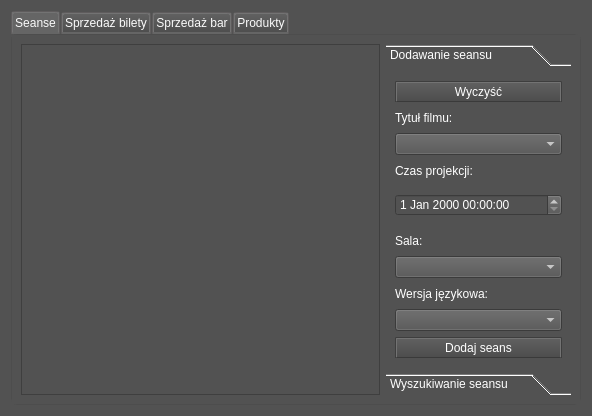
<?xml version="1.0" encoding="UTF-8"?>
<ui version="4.0">
 <class>okno_kierownik</class>
 <widget class="QWidget" name="okno_kierownik">
  <property name="geometry">
   <rect>
    <x>0</x>
    <y>0</y>
    <width>592</width>
    <height>416</height>
   </rect>
  </property>
  <property name="windowTitle">
   <string>Form</string>
  </property>
  <property name="styleSheet">
   <string notr="true">/*
ElegantDark Style Sheet for QT Applications
Author: Jaime A. Quiroga P.
Company: GTRONICK
Last updated: 17/04/2018
Available at: https://github.com/GTRONICK/QSS/blob/master/ElegantDark.qss
*/
QWidget {
	background-color:rgb(82, 82, 82);
}
QDialog {
background-color:rgb(82, 82, 82);
	color: rgb(255, 255, 255);
}
QMessageBox {
    background-color: rgb(82, 82, 82);
}
QTextEdit {
	background-color:rgb(82, 82, 82);
	color: rgb(255, 255, 255);
}
QToolBox::tab{
color: rgb(255,255,255);
}
QTableView {
background-color:rgb(82, 82, 82);
color: rgb(255,255,255);
}
QComboBox {
color: rgb(255, 255, 255);
}
QListView
{
    color: rgb(255, 255, 255);
}
QDateTimeEdit{
 color: rgb(255, 255, 255);
}
QDateEdit{
 color: rgb(255, 255, 255);
}
QSpinBox{
 color: rgb(255, 255, 255);
}
QPushButton{
	border-style: outset;
	border-width: 2px;
	border-top-color: qlineargradient(spread:pad, x1:0.5, y1:0.6, x2:0.5, y2:0.4, stop:0 rgba(115, 115, 115, 255), stop:1 rgba(62, 62, 62, 255));
	border-right-color: qlineargradient(spread:pad, x1:0.4, y1:0.5, x2:0.6, y2:0.5, stop:0 rgba(115, 115, 115, 255), stop:1 rgba(62, 62, 62, 255));
	border-left-color: qlineargradient(spread:pad, x1:0.6, y1:0.5, x2:0.4, y2:0.5, stop:0 rgba(115, 115, 115, 255), stop:1 rgba(62, 62, 62, 255));
	border-bottom-color: rgb(58, 58, 58);
	border-bottom-width: 1px;
	border-style: solid;
	color: rgb(255, 255, 255);
	padding: 2px;
	background-color: qlineargradient(spread:pad, x1:0.5, y1:1, x2:0.5, y2:0, stop:0 rgba(77, 77, 77, 255), stop:1 rgba(97, 97, 97, 255));
}
QPushButton:hover{
	border-style: outset;
	border-width: 2px;
	border-top-color: qlineargradient(spread:pad, x1:0.5, y1:0.6, x2:0.5, y2:0.4, stop:0 rgba(180, 180, 180, 255), stop:1 rgba(110, 110, 110, 255));
	border-right-color: qlineargradient(spread:pad, x1:0.4, y1:0.5, x2:0.6, y2:0.5, stop:0 rgba(180, 180, 180, 255), stop:1 rgba(110, 110, 110, 255));
	border-left-color: qlineargradient(spread:pad, x1:0.6, y1:0.5, x2:0.4, y2:0.5, stop:0 rgba(180, 180, 180, 255), stop:1 rgba(110, 110, 110, 255));
	border-bottom-color: rgb(115, 115, 115);
	border-bottom-width: 1px;
	border-style: solid;
	color: rgb(255, 255, 255);
	padding: 2px;
	background-color: qlineargradient(spread:pad, x1:0.5, y1:1, x2:0.5, y2:0, stop:0 rgba(107, 107, 107, 255), stop:1 rgba(157, 157, 157, 255));
}
QPushButton:pressed{
	border-style: outset;
	border-width: 2px;
	border-top-color: qlineargradient(spread:pad, x1:0.5, y1:0.6, x2:0.5, y2:0.4, stop:0 rgba(62, 62, 62, 255), stop:1 rgba(22, 22, 22, 255));
	border-right-color: qlineargradient(spread:pad, x1:0.4, y1:0.5, x2:0.6, y2:0.5, stop:0 rgba(115, 115, 115, 255), stop:1 rgba(62, 62, 62, 255));
	border-left-color: qlineargradient(spread:pad, x1:0.6, y1:0.5, x2:0.4, y2:0.5, stop:0 rgba(115, 115, 115, 255), stop:1 rgba(62, 62, 62, 255));
	border-bottom-color: rgb(58, 58, 58);
	border-bottom-width: 1px;
	border-style: solid;
	color: rgb(255, 255, 255);
	padding: 2px;
	background-color: qlineargradient(spread:pad, x1:0.5, y1:1, x2:0.5, y2:0, stop:0 rgba(77, 77, 77, 255), stop:1 rgba(97, 97, 97, 255));
}
QPushButton:disabled{
	border-style: outset;
	border-width: 2px;
	border-top-color: qlineargradient(spread:pad, x1:0.5, y1:0.6, x2:0.5, y2:0.4, stop:0 rgba(115, 115, 115, 255), stop:1 rgba(62, 62, 62, 255));
	border-right-color: qlineargradient(spread:pad, x1:0.4, y1:0.5, x2:0.6, y2:0.5, stop:0 rgba(115, 115, 115, 255), stop:1 rgba(62, 62, 62, 255));
	border-left-color: qlineargradient(spread:pad, x1:0.6, y1:0.5, x2:0.4, y2:0.5, stop:0 rgba(115, 115, 115, 255), stop:1 rgba(62, 62, 62, 255));
	border-bottom-color: rgb(58, 58, 58);
	border-bottom-width: 1px;
	border-style: solid;
	color: rgb(0, 0, 0);
	padding: 2px;
	background-color: qlineargradient(spread:pad, x1:0.5, y1:1, x2:0.5, y2:0, stop:0 rgba(57, 57, 57, 255), stop:1 rgba(77, 77, 77, 255));
}
QLineEdit {
	border-width: 1px; border-radius: 4px;
	border-color: rgb(58, 58, 58);
	border-style: inset;
	padding: 0 8px;
	color: rgb(255, 255, 255);
	background:rgb(100, 100, 100);
	selection-background-color: rgb(187, 187, 187);
	selection-color: rgb(60, 63, 65);
}
QLabel {
	color:rgb(255,255,255);	
}
QProgressBar {
	text-align: center;
	color: rgb(240, 240, 240);
	border-width: 1px; 
	border-radius: 10px;
	border-color: rgb(58, 58, 58);
	border-style: inset;
	background-color:rgb(77,77,77);
}
QProgressBar::chunk {
	background-color: qlineargradient(spread:pad, x1:0.5, y1:0.7, x2:0.5, y2:0.3, stop:0 rgba(87, 97, 106, 255), stop:1 rgba(93, 103, 113, 255));
	border-radius: 5px;
}
QMenuBar {
	background:rgb(82, 82, 82);
}
QMenuBar::item {
	color:rgb(223,219,210);
	spacing: 3px;
	padding: 1px 4px;
	background: transparent;
}

QMenuBar::item:selected {
	background:rgb(115, 115, 115);
}
QMenu::item:selected {
	color:rgb(255,255,255);
	border-width:2px;
	border-style:solid;
	padding-left:18px;
	padding-right:8px;
	padding-top:2px;
	padding-bottom:3px;
	background:qlineargradient(spread:pad, x1:0.5, y1:0.7, x2:0.5, y2:0.3, stop:0 rgba(87, 97, 106, 255), stop:1 rgba(93, 103, 113, 255));
	border-top-color: qlineargradient(spread:pad, x1:0.5, y1:0.6, x2:0.5, y2:0.4, stop:0 rgba(115, 115, 115, 255), stop:1 rgba(62, 62, 62, 255));
	border-right-color: qlineargradient(spread:pad, x1:0.4, y1:0.5, x2:0.6, y2:0.5, stop:0 rgba(115, 115, 115, 255), stop:1 rgba(62, 62, 62, 255));
	border-left-color: qlineargradient(spread:pad, x1:0.6, y1:0.5, x2:0.4, y2:0.5, stop:0 rgba(115, 115, 115, 255), stop:1 rgba(62, 62, 62, 255));
	border-bottom-color: rgb(58, 58, 58);
	border-bottom-width: 1px;
}
QMenu::item {
	color:rgb(223,219,210);
	background-color:rgb(78,78,78);
	padding-left:20px;
	padding-top:4px;
	padding-bottom:4px;
	padding-right:10px;
}
QMenu{
	background-color:rgb(78,78,78);
}
QTabWidget {
	color:rgb(0,0,0);
	background-color:rgb(247,246,246);
}
QTabWidget::pane {
		border-color: rgb(77,77,77);
		background-color:rgb(101,101,101);
		border-style: solid;
		border-width: 1px;
    	border-radius: 6px;
}
QTabBar::tab {
	padding:2px;
	color:rgb(250,250,250);
  	background-color: qlineargradient(spread:pad, x1:0.5, y1:1, x2:0.5, y2:0, stop:0 rgba(77, 77, 77, 255), stop:1 rgba(97, 97, 97, 255));
	border-style: solid;
	border-width: 2px;
  	border-top-right-radius:4px;
   border-top-left-radius:4px;
	border-top-color: qlineargradient(spread:pad, x1:0.5, y1:0.6, x2:0.5, y2:0.4, stop:0 rgba(115, 115, 115, 255), stop:1 rgba(95, 92, 93, 255));
	border-right-color: qlineargradient(spread:pad, x1:0.4, y1:0.5, x2:0.6, y2:0.5, stop:0 rgba(115, 115, 115, 255), stop:1 rgba(95, 92, 93, 255));
	border-left-color: qlineargradient(spread:pad, x1:0.6, y1:0.5, x2:0.4, y2:0.5, stop:0 rgba(115, 115, 115, 255), stop:1 rgba(95, 92, 93, 255));
	border-bottom-color: rgb(101,101,101);
}
QTabBar::tab:selected, QTabBar::tab:last:selected, QTabBar::tab:hover {
  	background-color:rgb(101,101,101);
  	margin-left: 0px;
  	margin-right: 1px;
}
QTabBar::tab:!selected {
    	margin-top: 1px;
		margin-right: 1px;
}
QCheckBox {
	color:rgb(223,219,210);
	padding: 2px;
}
QCheckBox:hover {
	border-radius:4px;
	border-style:solid;
	padding-left: 1px;
	padding-right: 1px;
	padding-bottom: 1px;
	padding-top: 1px;
	border-width:1px;
	border-color: rgb(87, 97, 106);
	background-color:qlineargradient(spread:pad, x1:0.5, y1:0.7, x2:0.5, y2:0.3, stop:0 rgba(87, 97, 106, 150), stop:1 rgba(93, 103, 113, 150));
}
QCheckBox::indicator:checked {
	border-radius:4px;
	border-style:solid;
	border-width:1px;
	border-color: rgb(180,180,180);
  	background-color:qlineargradient(spread:pad, x1:0.5, y1:0.7, x2:0.5, y2:0.3, stop:0 rgba(87, 97, 106, 255), stop:1 rgba(93, 103, 113, 255));
}
QCheckBox::indicator:unchecked {
	border-radius:4px;
	border-style:solid;
	border-width:1px;
	border-color: rgb(87, 97, 106);
  	background-color:rgb(255,255,255);
}
QStatusBar {
	color:rgb(240,240,240);
}
</string>
  </property>
  <layout class="QGridLayout" name="gridLayout">
   <item row="0" column="0">
    <widget class="QTabWidget" name="tabWidget">
     <property name="minimumSize">
      <size>
       <width>570</width>
       <height>0</height>
      </size>
     </property>
     <property name="currentIndex">
      <number>0</number>
     </property>
     <widget class="QWidget" name="tab">
      <attribute name="title">
       <string>Seanse</string>
      </attribute>
      <layout class="QGridLayout" name="gridLayout_4">
       <item row="0" column="0">
        <widget class="QTableView" name="tableViewSeanse"/>
       </item>
       <item row="0" column="1">
        <widget class="QToolBox" name="toolBox">
         <property name="minimumSize">
          <size>
           <width>185</width>
           <height>0</height>
          </size>
         </property>
         <property name="maximumSize">
          <size>
           <width>185</width>
           <height>16777215</height>
          </size>
         </property>
         <property name="font">
          <font>
           <weight>50</weight>
           <italic>false</italic>
           <bold>false</bold>
          </font>
         </property>
         <property name="currentIndex">
          <number>0</number>
         </property>
         <widget class="QWidget" name="page">
          <property name="geometry">
           <rect>
            <x>0</x>
            <y>0</y>
            <width>185</width>
            <height>283</height>
           </rect>
          </property>
          <attribute name="label">
           <string>Dodawanie seansu</string>
          </attribute>
          <layout class="QGridLayout" name="gridLayout_2">
           <item row="1" column="0" colspan="2">
            <widget class="QLabel" name="labelTytul">
             <property name="text">
              <string>Tytuł filmu:</string>
             </property>
            </widget>
           </item>
           <item row="2" column="0" colspan="2">
            <widget class="QComboBox" name="comboBoxTytul"/>
           </item>
           <item row="8" column="0" colspan="2">
            <widget class="QLabel" name="labelDzwiek">
             <property name="text">
              <string>Wersja językowa:</string>
             </property>
            </widget>
           </item>
           <item row="9" column="0" colspan="2">
            <widget class="QComboBox" name="comboBoxDzwiek"/>
           </item>
           <item row="10" column="0" colspan="2">
            <widget class="QPushButton" name="pushButtonDodajSeans">
             <property name="text">
              <string>Dodaj seans</string>
             </property>
            </widget>
           </item>
           <item row="4" column="0" rowspan="2" colspan="2">
            <widget class="QDateTimeEdit" name="dateTimeEdit"/>
           </item>
           <item row="3" column="0" colspan="2">
            <widget class="QLabel" name="labelCzas">
             <property name="text">
              <string>Czas projekcji:</string>
             </property>
            </widget>
           </item>
           <item row="7" column="0" colspan="2">
            <widget class="QComboBox" name="comboBoxSala"/>
           </item>
           <item row="6" column="0">
            <widget class="QLabel" name="labelSala">
             <property name="text">
              <string>Sala:</string>
             </property>
            </widget>
           </item>
           <item row="0" column="0" colspan="2">
            <widget class="QPushButton" name="pushButtonWyczysc">
             <property name="text">
              <string>Wyczyść</string>
             </property>
            </widget>
           </item>
          </layout>
         </widget>
         <widget class="QWidget" name="page_2">
          <property name="geometry">
           <rect>
            <x>0</x>
            <y>0</y>
            <width>177</width>
            <height>315</height>
           </rect>
          </property>
          <attribute name="label">
           <string>Wyszukiwanie seansu</string>
          </attribute>
          <layout class="QGridLayout" name="gridLayout_3">
           <item row="0" column="0" colspan="3">
            <widget class="QPushButton" name="pushButtonWyczysc2">
             <property name="text">
              <string>Wyczyść</string>
             </property>
            </widget>
           </item>
           <item row="1" column="0" colspan="2">
            <widget class="QLabel" name="labelTytul_2">
             <property name="text">
              <string>Tytuł filmu</string>
             </property>
            </widget>
           </item>
           <item row="3" column="0">
            <widget class="QLabel" name="label">
             <property name="text">
              <string>Od:</string>
             </property>
            </widget>
           </item>
           <item row="3" column="1" colspan="2">
            <widget class="QDateTimeEdit" name="dateTimeEditCzasOd">
             <property name="maximumSize">
              <size>
               <width>123</width>
               <height>16777215</height>
              </size>
             </property>
            </widget>
           </item>
           <item row="4" column="0">
            <widget class="QLabel" name="label_2">
             <property name="text">
              <string>Do:</string>
             </property>
            </widget>
           </item>
           <item row="4" column="1" colspan="2">
            <widget class="QDateTimeEdit" name="dateTimeEditCzasDo">
             <property name="maximumSize">
              <size>
               <width>123</width>
               <height>16777215</height>
              </size>
             </property>
            </widget>
           </item>
           <item row="5" column="0">
            <widget class="QLabel" name="labelSala_2">
             <property name="text">
              <string>Sala</string>
             </property>
            </widget>
           </item>
           <item row="7" column="0" colspan="3">
            <widget class="QLabel" name="labelDzwiek_2">
             <property name="text">
              <string>Wersja językowa:</string>
             </property>
            </widget>
           </item>
           <item row="8" column="0" colspan="3">
            <widget class="QComboBox" name="comboBoxDzwiek2"/>
           </item>
           <item row="9" column="0" colspan="3">
            <widget class="QPushButton" name="pushButtonWyszukaj">
             <property name="text">
              <string>Znajdź </string>
             </property>
            </widget>
           </item>
           <item row="10" column="0">
            <widget class="QLabel" name="label_3">
             <property name="text">
              <string>ID:</string>
             </property>
            </widget>
           </item>
           <item row="10" column="1">
            <widget class="QLineEdit" name="lineEdit">
             <property name="maximumSize">
              <size>
               <width>41</width>
               <height>16777215</height>
              </size>
             </property>
            </widget>
           </item>
           <item row="10" column="2">
            <widget class="QPushButton" name="pushButtonUsunSeans">
             <property name="maximumSize">
              <size>
               <width>61</width>
               <height>16777215</height>
              </size>
             </property>
             <property name="text">
              <string>Usuń</string>
             </property>
            </widget>
           </item>
           <item row="2" column="0" colspan="3">
            <widget class="QComboBox" name="comboBoxTytul2"/>
           </item>
           <item row="6" column="0" colspan="3">
            <widget class="QComboBox" name="comboBoxSala2"/>
           </item>
          </layout>
         </widget>
        </widget>
       </item>
      </layout>
     </widget>
     <widget class="QWidget" name="tab_2">
      <attribute name="title">
       <string>Sprzedaż bilety</string>
      </attribute>
      <layout class="QGridLayout" name="gridLayout_6">
       <item row="0" column="0">
        <widget class="QTableView" name="tableViewBilety"/>
       </item>
       <item row="0" column="1" rowspan="2">
        <widget class="QGroupBox" name="groupBox">
         <property name="minimumSize">
          <size>
           <width>189</width>
           <height>0</height>
          </size>
         </property>
         <property name="maximumSize">
          <size>
           <width>189</width>
           <height>16777215</height>
          </size>
         </property>
         <property name="title">
          <string/>
         </property>
         <layout class="QGridLayout" name="gridLayout_5">
          <item row="6" column="0" colspan="3">
           <widget class="QLabel" name="label_7">
            <property name="text">
             <string>ID seansu:</string>
            </property>
           </widget>
          </item>
          <item row="3" column="0" colspan="2">
           <widget class="QLabel" name="label_8">
            <property name="text">
             <string>Czas:</string>
            </property>
           </widget>
          </item>
          <item row="4" column="1" colspan="3">
           <widget class="QDateTimeEdit" name="dateTimeEditBiletyOd"/>
          </item>
          <item row="4" column="0">
           <widget class="QLabel" name="label_5">
            <property name="text">
             <string>Od:</string>
            </property>
           </widget>
          </item>
          <item row="0" column="0" colspan="4">
           <widget class="QPushButton" name="pushButtonWyczysc3">
            <property name="text">
             <string>Wyczyść</string>
            </property>
           </widget>
          </item>
          <item row="7" column="0" colspan="4">
           <widget class="QLineEdit" name="lineEditIdSeansu"/>
          </item>
          <item row="5" column="0">
           <widget class="QLabel" name="label_6">
            <property name="text">
             <string>Do:</string>
            </property>
           </widget>
          </item>
          <item row="2" column="0" colspan="4">
           <widget class="QComboBox" name="comboBoxTytul3"/>
          </item>
          <item row="5" column="1" colspan="3">
           <widget class="QDateTimeEdit" name="dateTimeEditBiletyDo"/>
          </item>
          <item row="8" column="0" colspan="4">
           <widget class="QPushButton" name="pushButtonSprawdz">
            <property name="text">
             <string>Sprawdź</string>
            </property>
           </widget>
          </item>
          <item row="1" column="0">
           <widget class="QLabel" name="label_4">
            <property name="text">
             <string>Tytuł:</string>
            </property>
           </widget>
          </item>
          <item row="1" column="3">
           <widget class="QCheckBox" name="checkBoxTytul">
            <property name="text">
             <string/>
            </property>
           </widget>
          </item>
          <item row="6" column="3">
           <widget class="QCheckBox" name="checkBoxIdSeansu">
            <property name="text">
             <string/>
            </property>
           </widget>
          </item>
          <item row="3" column="3">
           <widget class="QCheckBox" name="checkBoxCzas">
            <property name="text">
             <string/>
            </property>
           </widget>
          </item>
         </layout>
        </widget>
       </item>
       <item row="1" column="0">
        <widget class="QTextBrowser" name="textBrowser">
         <property name="maximumSize">
          <size>
           <width>16777215</width>
           <height>71</height>
          </size>
         </property>
        </widget>
       </item>
      </layout>
     </widget>
     <widget class="QWidget" name="tab_3">
      <attribute name="title">
       <string>Sprzedaż bar</string>
      </attribute>
      <layout class="QGridLayout" name="gridLayout_8">
       <item row="0" column="0">
        <widget class="QTableView" name="tableView"/>
       </item>
       <item row="0" column="1" rowspan="2">
        <widget class="QGroupBox" name="groupBox_2">
         <property name="minimumSize">
          <size>
           <width>189</width>
           <height>0</height>
          </size>
         </property>
         <property name="maximumSize">
          <size>
           <width>189</width>
           <height>16777215</height>
          </size>
         </property>
         <property name="title">
          <string/>
         </property>
         <layout class="QGridLayout" name="gridLayout_7">
          <item row="1" column="0" colspan="3">
           <widget class="QLabel" name="label_9">
            <property name="text">
             <string>Produkt:</string>
            </property>
           </widget>
          </item>
          <item row="1" column="3">
           <widget class="QCheckBox" name="checkBoxProdukt">
            <property name="text">
             <string/>
            </property>
           </widget>
          </item>
          <item row="2" column="0" colspan="4">
           <widget class="QComboBox" name="comboBoxProdukt"/>
          </item>
          <item row="3" column="0" colspan="2">
           <widget class="QLabel" name="label_10">
            <property name="text">
             <string>Czas:</string>
            </property>
           </widget>
          </item>
          <item row="4" column="0">
           <widget class="QLabel" name="label_11">
            <property name="text">
             <string>Od:</string>
            </property>
           </widget>
          </item>
          <item row="4" column="1" colspan="3">
           <widget class="QDateTimeEdit" name="dateTimeEditBarOd"/>
          </item>
          <item row="5" column="0">
           <widget class="QLabel" name="label_12">
            <property name="text">
             <string>Do:</string>
            </property>
           </widget>
          </item>
          <item row="5" column="1" colspan="3">
           <widget class="QDateTimeEdit" name="dateTimeEditBarDo"/>
          </item>
          <item row="0" column="0" colspan="4">
           <widget class="QPushButton" name="pushButtonWyczysc4">
            <property name="text">
             <string>Wyczyść</string>
            </property>
           </widget>
          </item>
          <item row="3" column="3">
           <widget class="QCheckBox" name="checkBoxCzas2">
            <property name="text">
             <string/>
            </property>
           </widget>
          </item>
          <item row="6" column="0" colspan="4">
           <widget class="QPushButton" name="pushButtonSprawdz2">
            <property name="text">
             <string>Sprawdź</string>
            </property>
           </widget>
          </item>
         </layout>
        </widget>
       </item>
       <item row="1" column="0">
        <widget class="QTextBrowser" name="textBrowser2">
         <property name="maximumSize">
          <size>
           <width>16777215</width>
           <height>71</height>
          </size>
         </property>
        </widget>
       </item>
      </layout>
     </widget>
     <widget class="QWidget" name="tab_4">
      <attribute name="title">
       <string>Produkty</string>
      </attribute>
      <layout class="QGridLayout" name="gridLayout_10">
       <item row="0" column="0">
        <widget class="QTableView" name="tableView_2"/>
       </item>
       <item row="0" column="1">
        <widget class="QGroupBox" name="groupBox_3">
         <property name="maximumSize">
          <size>
           <width>231</width>
           <height>16777215</height>
          </size>
         </property>
         <property name="title">
          <string/>
         </property>
         <layout class="QGridLayout" name="gridLayout_9">
          <item row="8" column="0">
           <widget class="QPushButton" name="pushButtonEdytuj">
            <property name="text">
             <string>Edytuj</string>
            </property>
           </widget>
          </item>
          <item row="4" column="0">
           <widget class="QLabel" name="label_14">
            <property name="text">
             <string>Nazwa:</string>
            </property>
           </widget>
          </item>
          <item row="5" column="0">
           <widget class="QLineEdit" name="lineEdit_2"/>
          </item>
          <item row="7" column="0">
           <widget class="QSpinBox" name="spinBox"/>
          </item>
          <item row="2" column="0">
           <widget class="QComboBox" name="comboBoxProdukt2"/>
          </item>
          <item row="3" column="0">
           <widget class="QPushButton" name="pushButtonZnajdz">
            <property name="text">
             <string>Znajdź</string>
            </property>
           </widget>
          </item>
          <item row="6" column="0">
           <widget class="QLabel" name="label_15">
            <property name="text">
             <string>Cena</string>
            </property>
           </widget>
          </item>
          <item row="0" column="0">
           <widget class="QPushButton" name="pushButtonWyczysc5">
            <property name="text">
             <string>Wyczyść</string>
            </property>
           </widget>
          </item>
          <item row="1" column="0">
           <widget class="QLabel" name="label_13">
            <property name="text">
             <string>Produkt:</string>
            </property>
           </widget>
          </item>
         </layout>
        </widget>
       </item>
      </layout>
     </widget>
    </widget>
   </item>
  </layout>
 </widget>
 <tabstops>
  <tabstop>comboBoxTytul</tabstop>
  <tabstop>dateTimeEdit</tabstop>
  <tabstop>comboBoxSala</tabstop>
  <tabstop>comboBoxDzwiek</tabstop>
  <tabstop>pushButtonDodajSeans</tabstop>
  <tabstop>pushButtonWyczysc</tabstop>
  <tabstop>comboBoxTytul2</tabstop>
  <tabstop>dateTimeEditCzasOd</tabstop>
  <tabstop>dateTimeEditCzasDo</tabstop>
  <tabstop>comboBoxSala2</tabstop>
  <tabstop>comboBoxDzwiek2</tabstop>
  <tabstop>pushButtonWyszukaj</tabstop>
  <tabstop>lineEdit</tabstop>
  <tabstop>pushButtonUsunSeans</tabstop>
  <tabstop>pushButtonWyczysc2</tabstop>
  <tabstop>tableViewSeanse</tabstop>
  <tabstop>tabWidget</tabstop>
  <tabstop>checkBoxTytul</tabstop>
  <tabstop>comboBoxTytul3</tabstop>
  <tabstop>checkBoxCzas</tabstop>
  <tabstop>dateTimeEditBiletyOd</tabstop>
  <tabstop>dateTimeEditBiletyDo</tabstop>
  <tabstop>checkBoxIdSeansu</tabstop>
  <tabstop>lineEditIdSeansu</tabstop>
  <tabstop>pushButtonSprawdz</tabstop>
  <tabstop>tableViewBilety</tabstop>
  <tabstop>textBrowser</tabstop>
  <tabstop>checkBoxProdukt</tabstop>
  <tabstop>comboBoxProdukt</tabstop>
  <tabstop>checkBoxCzas2</tabstop>
  <tabstop>dateTimeEditBarOd</tabstop>
  <tabstop>dateTimeEditBarDo</tabstop>
  <tabstop>pushButtonSprawdz2</tabstop>
  <tabstop>textBrowser2</tabstop>
  <tabstop>tableView</tabstop>
  <tabstop>comboBoxProdukt2</tabstop>
  <tabstop>pushButtonZnajdz</tabstop>
  <tabstop>lineEdit_2</tabstop>
  <tabstop>spinBox</tabstop>
  <tabstop>pushButtonEdytuj</tabstop>
  <tabstop>pushButtonWyczysc5</tabstop>
  <tabstop>tableView_2</tabstop>
  <tabstop>pushButtonWyczysc4</tabstop>
  <tabstop>pushButtonWyczysc3</tabstop>
 </tabstops>
 <resources/>
 <connections/>
</ui>
